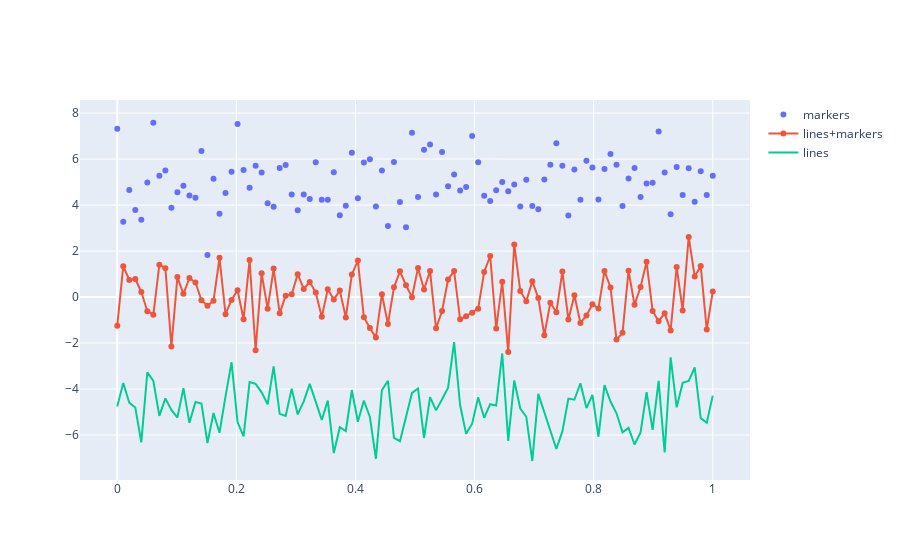

Source (notebook cell):
### Code cell
fig = go.Figure()

fig.add_traces(go.Scatter(x=x, y=random_y0, mode='markers', name='markers'))
fig.add_traces(go.Scatter(x=x, y=random_y1, mode='lines+markers', name='lines+markers'))
fig.add_traces(go.Scatter(x=x, y=random_y2, mode='lines', name='lines'))

fig.show()
